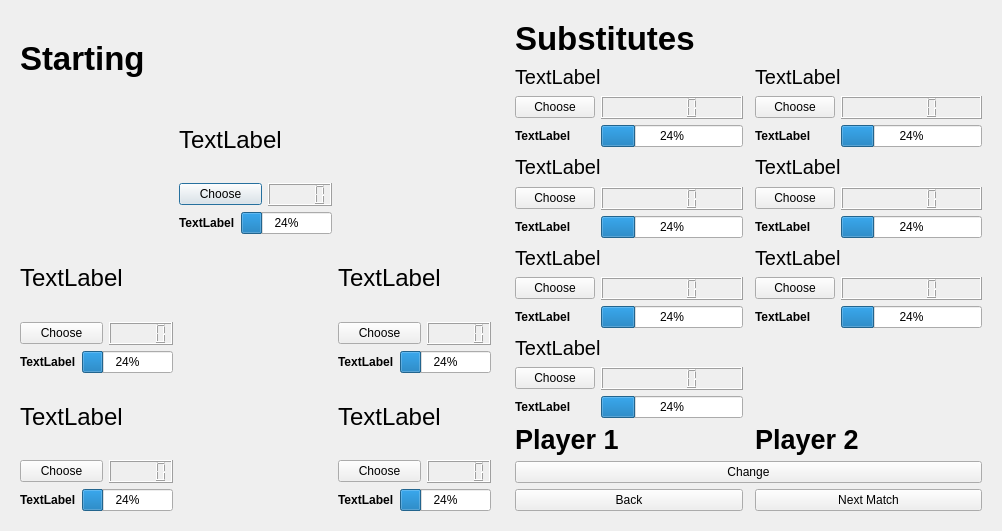
<?xml version="1.0" encoding="UTF-8"?>
<ui version="4.0">
 <class>Preparation</class>
 <widget class="QDialog" name="Preparation">
  <property name="geometry">
   <rect>
    <x>0</x>
    <y>0</y>
    <width>1002</width>
    <height>531</height>
   </rect>
  </property>
  <property name="windowTitle">
   <string>Basketball Team Manager</string>
  </property>
  <layout class="QHBoxLayout" name="horizontalLayout">
   <item>
    <widget class="QWidget" name="widget" native="true">
     <layout class="QGridLayout" name="gridLayout_2">
      <item row="2" column="6">
       <widget class="QLCDNumber" name="lcdNumber"/>
      </item>
      <item row="2" column="3" colspan="3">
       <widget class="QPushButton" name="p1">
        <property name="text">
         <string>Choose</string>
        </property>
       </widget>
      </item>
      <item row="5" column="9">
       <widget class="QLCDNumber" name="lcdNumber_3"/>
      </item>
      <item row="9" column="1" colspan="2">
       <widget class="QProgressBar" name="progressBar_4">
        <property name="value">
         <number>24</number>
        </property>
       </widget>
      </item>
      <item row="3" column="3">
       <widget class="QLabel" name="labelp">
        <property name="font">
         <font>
          <weight>75</weight>
          <bold>true</bold>
         </font>
        </property>
        <property name="text">
         <string>TextLabel</string>
        </property>
       </widget>
      </item>
      <item row="4" column="0" colspan="3">
       <widget class="QLabel" name="label_2">
        <property name="font">
         <font>
          <pointsize>18</pointsize>
         </font>
        </property>
        <property name="text">
         <string>TextLabel</string>
        </property>
       </widget>
      </item>
      <item row="5" column="0" colspan="2">
       <widget class="QPushButton" name="p2">
        <property name="text">
         <string>Choose</string>
        </property>
       </widget>
      </item>
      <item row="6" column="8" colspan="2">
       <widget class="QProgressBar" name="progressBar_3">
        <property name="value">
         <number>24</number>
        </property>
       </widget>
      </item>
      <item row="5" column="2">
       <widget class="QLCDNumber" name="lcdNumber_2"/>
      </item>
      <item row="9" column="0">
       <widget class="QLabel" name="label_4p">
        <property name="font">
         <font>
          <weight>75</weight>
          <bold>true</bold>
         </font>
        </property>
        <property name="text">
         <string>TextLabel</string>
        </property>
       </widget>
      </item>
      <item row="9" column="8" colspan="2">
       <widget class="QProgressBar" name="progressBar_5">
        <property name="value">
         <number>24</number>
        </property>
       </widget>
      </item>
      <item row="7" column="0" colspan="3">
       <widget class="QLabel" name="label_4">
        <property name="font">
         <font>
          <pointsize>18</pointsize>
         </font>
        </property>
        <property name="text">
         <string>TextLabel</string>
        </property>
       </widget>
      </item>
      <item row="6" column="0">
       <widget class="QLabel" name="label_2p">
        <property name="font">
         <font>
          <weight>75</weight>
          <bold>true</bold>
         </font>
        </property>
        <property name="text">
         <string>TextLabel</string>
        </property>
       </widget>
      </item>
      <item row="8" column="9">
       <widget class="QLCDNumber" name="lcdNumber_5"/>
      </item>
      <item row="3" column="4" colspan="3">
       <widget class="QProgressBar" name="progressBar">
        <property name="value">
         <number>24</number>
        </property>
       </widget>
      </item>
      <item row="8" column="0" colspan="2">
       <widget class="QPushButton" name="p4">
        <property name="text">
         <string>Choose</string>
        </property>
       </widget>
      </item>
      <item row="8" column="2">
       <widget class="QLCDNumber" name="lcdNumber_4"/>
      </item>
      <item row="1" column="3" colspan="4">
       <widget class="QLabel" name="label">
        <property name="font">
         <font>
          <pointsize>18</pointsize>
         </font>
        </property>
        <property name="text">
         <string>TextLabel</string>
        </property>
       </widget>
      </item>
      <item row="6" column="1" colspan="2">
       <widget class="QProgressBar" name="progressBar_2">
        <property name="value">
         <number>24</number>
        </property>
       </widget>
      </item>
      <item row="6" column="7">
       <widget class="QLabel" name="label_3p">
        <property name="font">
         <font>
          <weight>75</weight>
          <bold>true</bold>
         </font>
        </property>
        <property name="text">
         <string>TextLabel</string>
        </property>
       </widget>
      </item>
      <item row="5" column="7" colspan="2">
       <widget class="QPushButton" name="p3">
        <property name="text">
         <string>Choose</string>
        </property>
       </widget>
      </item>
      <item row="4" column="7" colspan="3">
       <widget class="QLabel" name="label_3">
        <property name="font">
         <font>
          <pointsize>18</pointsize>
         </font>
        </property>
        <property name="text">
         <string>TextLabel</string>
        </property>
       </widget>
      </item>
      <item row="9" column="7">
       <widget class="QLabel" name="label_5p">
        <property name="font">
         <font>
          <weight>75</weight>
          <bold>true</bold>
         </font>
        </property>
        <property name="text">
         <string>TextLabel</string>
        </property>
       </widget>
      </item>
      <item row="8" column="7" colspan="2">
       <widget class="QPushButton" name="p5">
        <property name="text">
         <string>Choose</string>
        </property>
       </widget>
      </item>
      <item row="7" column="7" colspan="3">
       <widget class="QLabel" name="label_5">
        <property name="font">
         <font>
          <pointsize>18</pointsize>
         </font>
        </property>
        <property name="text">
         <string>TextLabel</string>
        </property>
       </widget>
      </item>
      <item row="0" column="0" colspan="3">
       <widget class="QLabel" name="label_14">
        <property name="font">
         <font>
          <pointsize>25</pointsize>
          <weight>75</weight>
          <bold>true</bold>
         </font>
        </property>
        <property name="text">
         <string>Starting</string>
        </property>
       </widget>
      </item>
     </layout>
    </widget>
   </item>
   <item>
    <widget class="QWidget" name="widget_2" native="true">
     <layout class="QGridLayout" name="gridLayout">
      <item row="12" column="0">
       <widget class="QLabel" name="label_8p">
        <property name="font">
         <font>
          <weight>75</weight>
          <bold>true</bold>
         </font>
        </property>
        <property name="text">
         <string>TextLabel</string>
        </property>
       </widget>
      </item>
      <item row="16" column="4">
       <widget class="QLCDNumber" name="lcdNumber_11"/>
      </item>
      <item row="12" column="1">
       <widget class="QProgressBar" name="progressBar_8">
        <property name="value">
         <number>24</number>
        </property>
       </widget>
      </item>
      <item row="10" column="1">
       <widget class="QLCDNumber" name="lcdNumber_8"/>
      </item>
      <item row="0" column="0" colspan="2">
       <widget class="QLabel" name="label_13">
        <property name="font">
         <font>
          <pointsize>25</pointsize>
          <weight>75</weight>
          <bold>true</bold>
          <underline>false</underline>
          <strikeout>false</strikeout>
         </font>
        </property>
        <property name="text">
         <string>Substitutes</string>
        </property>
       </widget>
      </item>
      <item row="16" column="1">
       <widget class="QLCDNumber" name="lcdNumber_10"/>
      </item>
      <item row="7" column="0">
       <widget class="QLabel" name="label_6p">
        <property name="font">
         <font>
          <weight>75</weight>
          <bold>true</bold>
         </font>
        </property>
        <property name="text">
         <string>TextLabel</string>
        </property>
       </widget>
      </item>
      <item row="7" column="3">
       <widget class="QLabel" name="label_7p">
        <property name="font">
         <font>
          <weight>75</weight>
          <bold>true</bold>
         </font>
        </property>
        <property name="text">
         <string>TextLabel</string>
        </property>
       </widget>
      </item>
      <item row="23" column="1">
       <widget class="QProgressBar" name="progressBar_12">
        <property name="value">
         <number>24</number>
        </property>
       </widget>
      </item>
      <item row="12" column="4">
       <widget class="QProgressBar" name="progressBar_9">
        <property name="value">
         <number>24</number>
        </property>
       </widget>
      </item>
      <item row="4" column="0">
       <widget class="QPushButton" name="p6">
        <property name="text">
         <string>Choose</string>
        </property>
       </widget>
      </item>
      <item row="10" column="0">
       <widget class="QPushButton" name="p8">
        <property name="text">
         <string>Choose</string>
        </property>
       </widget>
      </item>
      <item row="4" column="3">
       <widget class="QPushButton" name="p7">
        <property name="text">
         <string>Choose</string>
        </property>
       </widget>
      </item>
      <item row="32" column="3" colspan="2">
       <widget class="QPushButton" name="pushButton_14">
        <property name="text">
         <string>Next Match</string>
        </property>
       </widget>
      </item>
      <item row="4" column="1">
       <widget class="QLCDNumber" name="lcdNumber_6"/>
      </item>
      <item row="27" column="0" colspan="5">
       <widget class="QPushButton" name="pushButton_13">
        <property name="text">
         <string>Change</string>
        </property>
       </widget>
      </item>
      <item row="10" column="4">
       <widget class="QLCDNumber" name="lcdNumber_9"/>
      </item>
      <item row="7" column="4">
       <widget class="QProgressBar" name="progressBar_7">
        <property name="value">
         <number>24</number>
        </property>
       </widget>
      </item>
      <item row="7" column="1">
       <widget class="QProgressBar" name="progressBar_6">
        <property name="value">
         <number>24</number>
        </property>
       </widget>
      </item>
      <item row="12" column="3">
       <widget class="QLabel" name="label_9p">
        <property name="font">
         <font>
          <weight>75</weight>
          <bold>true</bold>
         </font>
        </property>
        <property name="text">
         <string>TextLabel</string>
        </property>
       </widget>
      </item>
      <item row="21" column="1">
       <widget class="QLCDNumber" name="lcdNumber_12"/>
      </item>
      <item row="4" column="4">
       <widget class="QLCDNumber" name="lcdNumber_7"/>
      </item>
      <item row="32" column="0" colspan="2">
       <widget class="QPushButton" name="pushButton_15">
        <property name="text">
         <string>Back</string>
        </property>
       </widget>
      </item>
      <item row="10" column="3">
       <widget class="QPushButton" name="p9">
        <property name="text">
         <string>Choose</string>
        </property>
       </widget>
      </item>
      <item row="16" column="0">
       <widget class="QPushButton" name="p10">
        <property name="text">
         <string>Choose</string>
        </property>
       </widget>
      </item>
      <item row="18" column="4">
       <widget class="QProgressBar" name="progressBar_11">
        <property name="value">
         <number>24</number>
        </property>
       </widget>
      </item>
      <item row="21" column="0">
       <widget class="QPushButton" name="p12">
        <property name="text">
         <string>Choose</string>
        </property>
       </widget>
      </item>
      <item row="16" column="3">
       <widget class="QPushButton" name="p11">
        <property name="text">
         <string>Choose</string>
        </property>
       </widget>
      </item>
      <item row="18" column="0">
       <widget class="QLabel" name="label_10p">
        <property name="font">
         <font>
          <weight>75</weight>
          <bold>true</bold>
         </font>
        </property>
        <property name="text">
         <string>TextLabel</string>
        </property>
       </widget>
      </item>
      <item row="18" column="1">
       <widget class="QProgressBar" name="progressBar_10">
        <property name="value">
         <number>24</number>
        </property>
       </widget>
      </item>
      <item row="18" column="3">
       <widget class="QLabel" name="label_11p">
        <property name="font">
         <font>
          <weight>75</weight>
          <bold>true</bold>
         </font>
        </property>
        <property name="text">
         <string>TextLabel</string>
        </property>
       </widget>
      </item>
      <item row="23" column="0">
       <widget class="QLabel" name="label_12p">
        <property name="font">
         <font>
          <weight>75</weight>
          <bold>true</bold>
         </font>
        </property>
        <property name="text">
         <string>TextLabel</string>
        </property>
       </widget>
      </item>
      <item row="13" column="3" colspan="2">
       <widget class="QLabel" name="label_11">
        <property name="font">
         <font>
          <pointsize>15</pointsize>
         </font>
        </property>
        <property name="text">
         <string>TextLabel</string>
        </property>
       </widget>
      </item>
      <item row="9" column="3" colspan="2">
       <widget class="QLabel" name="label_9">
        <property name="font">
         <font>
          <pointsize>15</pointsize>
         </font>
        </property>
        <property name="text">
         <string>TextLabel</string>
        </property>
       </widget>
      </item>
      <item row="1" column="3" colspan="2">
       <widget class="QLabel" name="label_7">
        <property name="font">
         <font>
          <pointsize>15</pointsize>
         </font>
        </property>
        <property name="text">
         <string>TextLabel</string>
        </property>
       </widget>
      </item>
      <item row="1" column="0" colspan="2">
       <widget class="QLabel" name="label_6">
        <property name="font">
         <font>
          <pointsize>15</pointsize>
         </font>
        </property>
        <property name="text">
         <string>TextLabel</string>
        </property>
       </widget>
      </item>
      <item row="9" column="0" colspan="2">
       <widget class="QLabel" name="label_8">
        <property name="font">
         <font>
          <pointsize>15</pointsize>
         </font>
        </property>
        <property name="text">
         <string>TextLabel</string>
        </property>
       </widget>
      </item>
      <item row="13" column="0" colspan="2">
       <widget class="QLabel" name="label_10">
        <property name="font">
         <font>
          <pointsize>15</pointsize>
         </font>
        </property>
        <property name="text">
         <string>TextLabel</string>
        </property>
       </widget>
      </item>
      <item row="19" column="0" colspan="2">
       <widget class="QLabel" name="label_12">
        <property name="font">
         <font>
          <pointsize>15</pointsize>
         </font>
        </property>
        <property name="text">
         <string>TextLabel</string>
        </property>
       </widget>
      </item>
      <item row="26" column="0" colspan="2">
       <widget class="QLabel" name="label_p1">
        <property name="font">
         <font>
          <pointsize>20</pointsize>
          <weight>75</weight>
          <italic>false</italic>
          <bold>true</bold>
          <underline>false</underline>
         </font>
        </property>
        <property name="text">
         <string>Player 1</string>
        </property>
       </widget>
      </item>
      <item row="26" column="3" colspan="2">
       <widget class="QLabel" name="label_p2">
        <property name="font">
         <font>
          <pointsize>20</pointsize>
          <weight>75</weight>
          <bold>true</bold>
         </font>
        </property>
        <property name="text">
         <string>Player 2</string>
        </property>
       </widget>
      </item>
     </layout>
    </widget>
   </item>
  </layout>
 </widget>
 <resources/>
 <connections/>
</ui>
